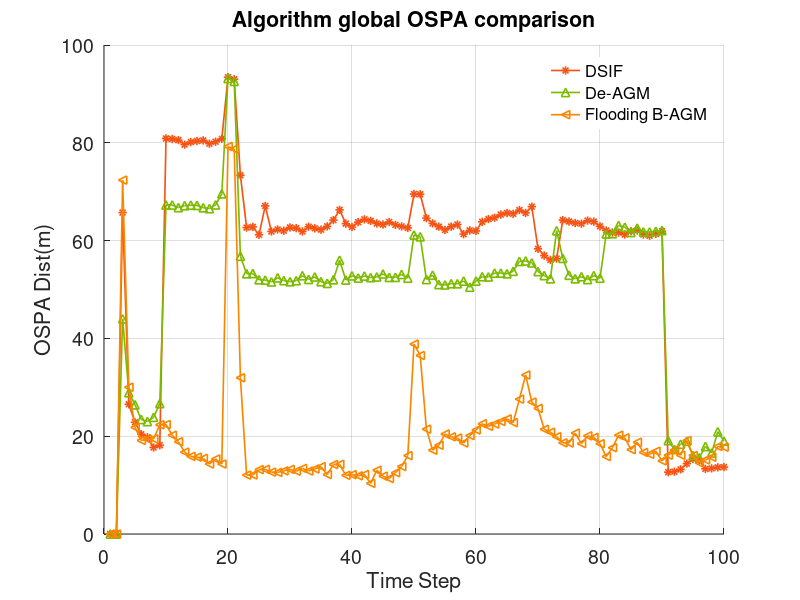
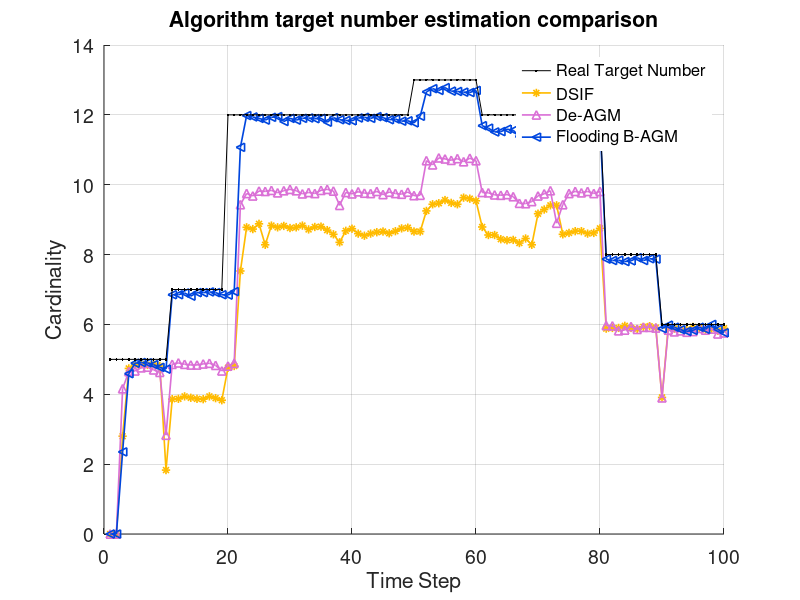
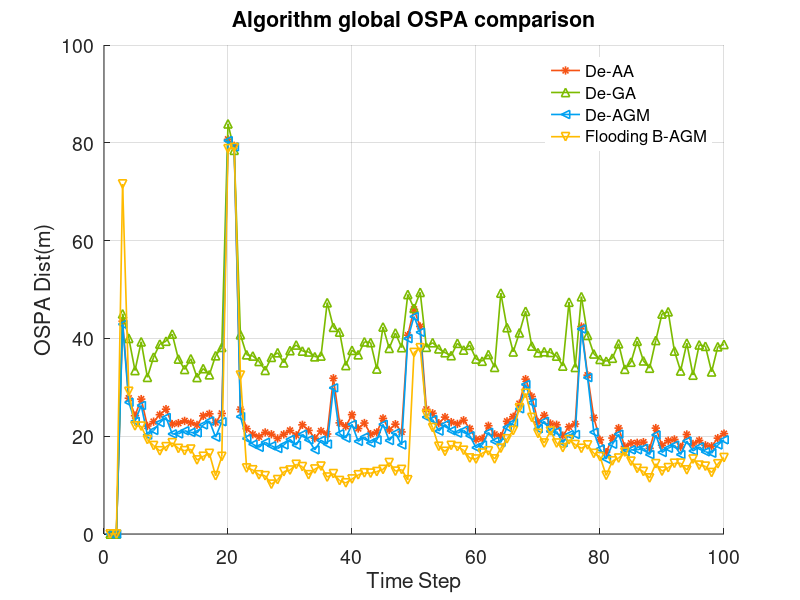
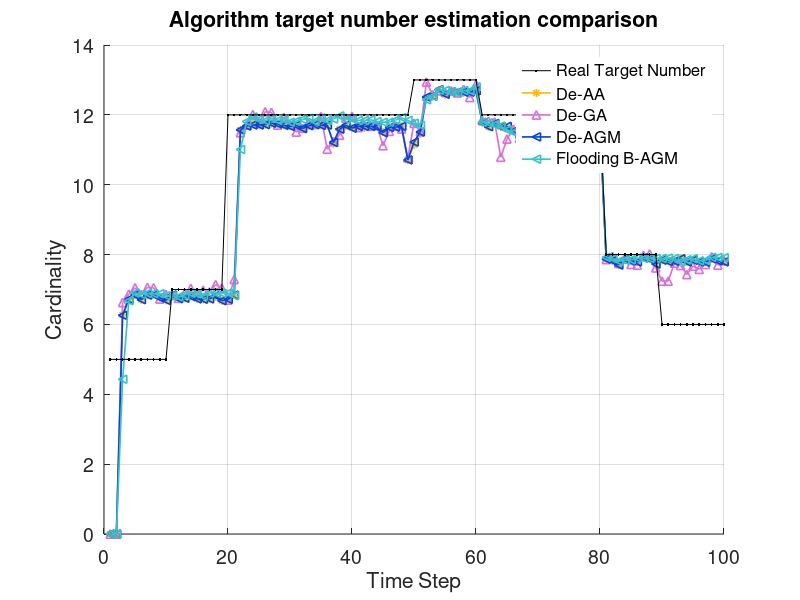

These figures' MATLAB source, in order:
clear;
clc;
close all;

load('resOSPA.mat')

load('numreal.mat')

load('resNUM.mat')

% ====================色系1(偏鲜明)=====================
rgbTriplet = [
              246 083 020;...
              124 187 000;...
              000 161 241;...
              255 187 000;...
              252, 41, 30;...
              250, 200, 205;...
               218,112,214;...
              054, 195, 201;...
              000, 070, 222;...
              250, 135, 0 ]/255;

colorMatrix = rgbTriplet;

figure
hold on;
grid on;

NUM_CMP(1,[1:10, 90:100]) = max(NUM_CMP(1,[1:10, 90:100]) - 2,0);
NUM_CMP(2,[1:10, 90:100]) = max(NUM_CMP(2,[1:10, 90:100]) - 2,0);
NUM_CMP(3,[1:10, 90:100]) = max(NUM_CMP(3,[1:10, 90:100]) - 2,0);

num_real(1,[1:10, 90:100]) = num_real(1,[1:10, 90:100]) - 2;

xlabel('Time Step','FontSize',14);
ylabel('OSPA Dist(m)','FontSize',14);
set(gca,'FontSize',14);
title('Algorithm global OSPA comparison');

h_ospa_1 = plot( OSPA_CMP(1,:),'-*','color',colorMatrix(1,:),'MarkerSize',6,'LineWidth',1.2);

h_ospa_2 = plot( OSPA_CMP(2,:),'-^','color',colorMatrix(2,:),'MarkerSize',6,'LineWidth',1.2);

h_ospa_3 = plot( OSPA_CMP(3,:),'-<','color',colorMatrix(10,:),'MarkerSize',6,'LineWidth',1.2);

legend([h_ospa_1,h_ospa_2,h_ospa_3],...
        {'DSIF','De-AGM','Flooding B-AGM'},'Box','off','Location','Northeast','Fontsize',12);

figure
hold on;
grid on;


xlabel('Time Step','FontSize',14);
ylabel('Cardinality','FontSize',14);
set(gca,'FontSize',14);
title('Algorithm target number estimation comparison');

h_num_1 = plot( NUM_CMP(1,:),'-*','color',colorMatrix(4,:),'MarkerSize',6,'LineWidth',1.2);

h_num_2 = plot( NUM_CMP(2,:),'-^','color',colorMatrix(7,:),'MarkerSize',6,'LineWidth',1.2);

h_num_3 = plot( NUM_CMP(3,:),'-<','color',colorMatrix(9,:),'MarkerSize',6,'LineWidth',1.2);

h_real = plot(num_real,'-k.');

legend([h_real,h_num_1,h_num_2,h_num_3],...
        {'Real Target Number','DSIF','De-AGM','Flooding B-AGM'},'Box','off','Location','Northeast','Fontsize',12);

figure
hold on 
grid on

% clear
load('2024_11_11_full.mat')

xlabel('Time Step','FontSize',14);
ylabel('OSPA Dist(m)','FontSize',14);
set(gca,'FontSize',14);
title('Algorithm global OSPA comparison');

h_ospa_11 = plot( MM_ALG(5).OSPA,'-*','color',colorMatrix(1,:),'MarkerSize',6,'LineWidth',1.2);
h_ospa_22 = plot( MM_ALG(6).OSPA,'-^','color',colorMatrix(2,:),'MarkerSize',6,'LineWidth',1.2);
h_ospa_33 = plot( MM_ALG(7).OSPA,'-<','color',colorMatrix(3,:),'MarkerSize',6,'LineWidth',1.2);
h_ospa_44 = plot( MM_ALG(8).OSPA,'-v','color',colorMatrix(4,:),'MarkerSize',6,'LineWidth',1.2);

legend([h_ospa_11,h_ospa_22,h_ospa_33,h_ospa_44],...
        {'De-AA','De-GA','De-AGM','Flooding B-AGM'},'Box','off','Location','Northeast','Fontsize',12);



figure
hold on
grid on


xlabel('Time Step','FontSize',14);
ylabel('Cardinality','FontSize',14);
set(gca,'FontSize',14);
title('Algorithm target number estimation comparison');

h_num_11 = plot( MM_ALG(5).Num_estimate,'-*','color',colorMatrix(4,:),'MarkerSize',6,'LineWidth',1.2);

h_num_22 = plot( MM_ALG(6).Num_estimate,'-^','color',colorMatrix(7,:),'MarkerSize',6,'LineWidth',1.2);

h_num_33 = plot( MM_ALG(7).Num_estimate,'-<','color',colorMatrix(9,:),'MarkerSize',6,'LineWidth',1.2);

h_num_44 = plot( MM_ALG(8).Num_estimate,'-<','color',colorMatrix(8,:),'MarkerSize',6,'LineWidth',1.2);

hh_real = plot(num_real,'-k.');

legend([hh_real,h_num_11,h_num_22,h_num_33,h_num_44],...
        {'Real Target Number','De-AA','De-GA','De-AGM','Flooding B-AGM'},'Box','off','Location','Northeast','Fontsize',12);



